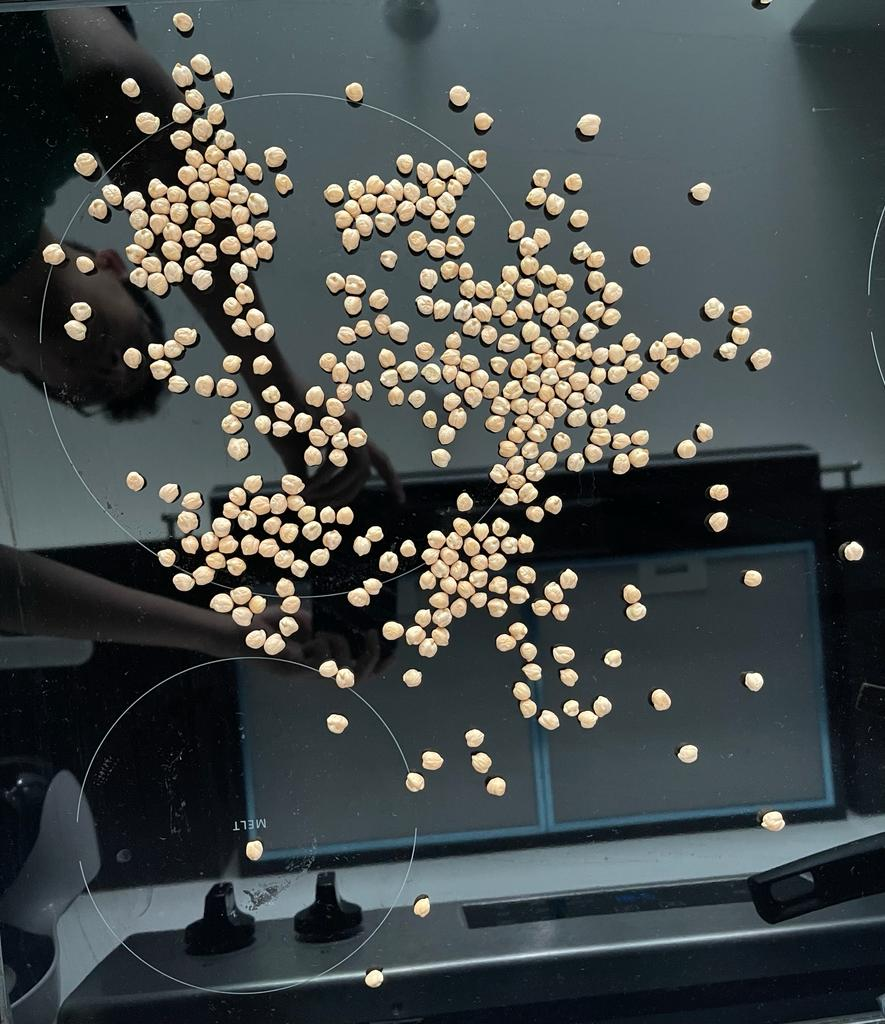
#> input picture Proyecto final/garbanzos.jpeg, 885 x 1024 px
$ jupyter execute 'Proyecto final.ipynb'
#> lines starting #> are read from the running program, lines starting #| are printed output that depends on the picture; after the words box and inside, x2 and y2 are one past the last pixel; in counts of white or black regions, pixels touching at a corner belong together
# Proyecto final - Conteo de granos mediante visión por comptuadora
## Text Mining & Image Recognition, Seccion L
### David Tejeda - 9170350
### Juan Hernández - 9710120
### Mario Tabarini - 22000349

[cell 1]
# Se importan librerías necesarias para análisis de imagenes y manipulación de datos
import cv2
import numpy as np
import matplotlib.pyplot as plt

from scipy import ndimage
from skimage import filters, feature, measure, color
from skimage.segmentation import watershed

[cell 2]
def show(image,x=30,y=10): # Función para automatizar la impresión de imagenes
  plt.figure(figsize=(x,y))
  plt.imshow(image,cmap="gray")

### Importación de imagen original

[cell 3]
img_color = cv2.imread('garbanzos.jpeg') # Se importa imagen en escala de grises
#> img_color is the input picture: shape (1024, 885, 3); mean B, G, R 75, 75.6, 70.1
image = cv2.cvtColor(img_color, cv2.COLOR_BGR2GRAY)

show(image)

### Pre-procesamiento de la imagen

### Umbralización

[cell 4]
th, thresh_img = cv2.threshold(image, 120, 255, cv2.THRESH_BINARY) # Se binariza la imagen
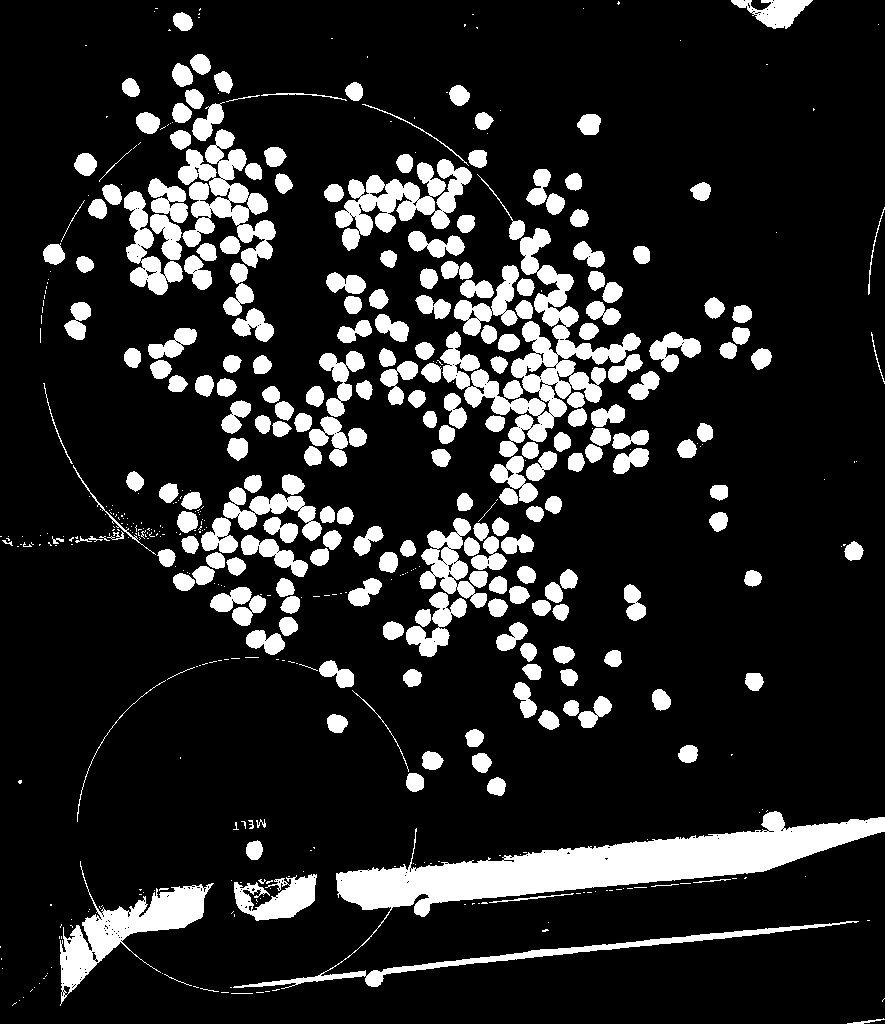
#> thresh_img: shape (1024, 885); 15.2% white; 514 white regions (283 under 20 px), largest, box (x1, y1, x2, y2) and area: (233, 811, 885, 989) 24099, (440, 228, 641, 457) 10956, (60, 861, 214, 1006) 5839
show(thresh_img)

### Remoción de ruido mediante erosión y dilatación

[cell 5]
kernel = np.ones((3),np.uint8) # Se divide la imagen en un kernel de tres columnas y una fila
clear_image = cv2.morphologyEx(thresh_img,cv2.MORPH_OPEN, kernel, iterations=8) # Función que permite erosionar la imagen y dilatarla, en 8 iteraciones para eliminar ruido
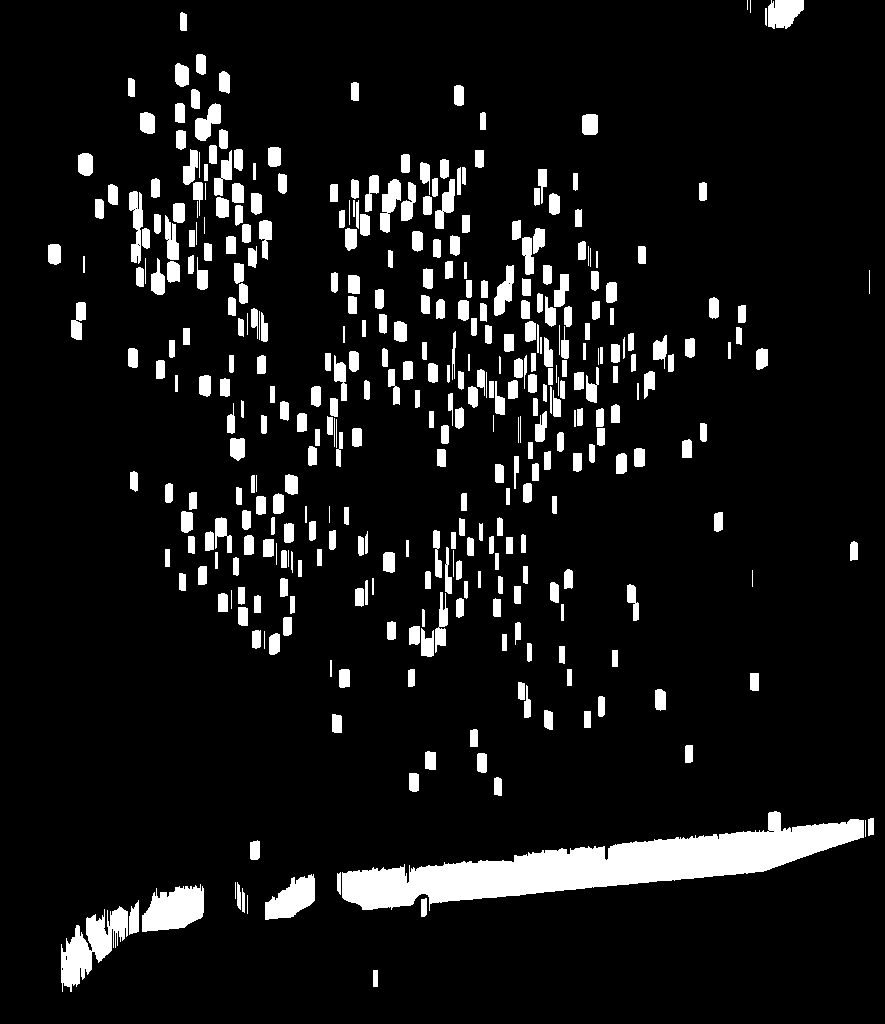
#> clear_image: shape (1024, 885); 8.9% white; 380 white regions (19 under 20 px)

show(clear_image)

### Determinación de contornos y conteo de granos

[cell 6]
contours, hierarchy = cv2.findContours(clear_image, cv2.RETR_EXTERNAL, cv2.CHAIN_APPROX_SIMPLE) # Se determinan los contornos externos (RETR_EXTERNAL) para contar granos
#> contours = 380 contours, 50 with area under 20; largest, box (x1, y1, x2, y2) and area: (342, 811, 864, 911) 18916, (61, 906, 128, 992) 2316, (142, 884, 204, 932) 2002, (265, 874, 315, 920) 1308, (768, 0, 804, 29) 748

img_copy = image.copy() # Se hace copia de la imagen para no afectar la original
img=cv2.drawContours(img_copy, contours, -1, (255, 0, 0), 2) # Se dibujan contornos sobre imagen nueva

font = cv2.FONT_HERSHEY_SIMPLEX
for i, c in enumerate(contours): # Ciclo para asignar número a cada grano de arroz
    area = cv2.contourArea(c) # Cálculo del área del contorno
    if area > 0:
        M = cv2.moments(c) # Se determina el centroide del contorno
        cx = int(M['m10'] / M['m00'])
        cy = int(M['m01'] / M['m00'])
        cv2.putText(img_copy, str(i+1), (cx, cy), font, 0.5, (0, 0, 255), 1)  # Se escribe el número en el centroide
#> this loop made 380 passes
#> (c, area, cx, cy) on passes 1, 23, 30, 34, 37, 48: ([[373, 970], [373, 986], [377, 986], [377, 970]], 64, 375, 978), ([[584, 711], [584, 727], [590, 727], [590, 711]], 96, 587, 719), ([[567, 669], [567, 685], [571, 685], [571, 669]], 64, 569, 677), ([[612, 650], [612, 666], [617, 666], [617, 650]], 80, 614, 658), ([[502, 634], [502, 650], [506, 650], [506, 634]], 64, 504, 642), ([[561, 604], [561, 620], [563, 620], [563, 604]], 32, 562, 612)
#> (area, cx, cy) on passes 2, 3, 4, 6, 7, 8: (2316, 90, 945), (225, 133, 919), (84.5, 423, 907), (38.5, 242, 901), (2002.5, 173, 909), (62, 238, 896)
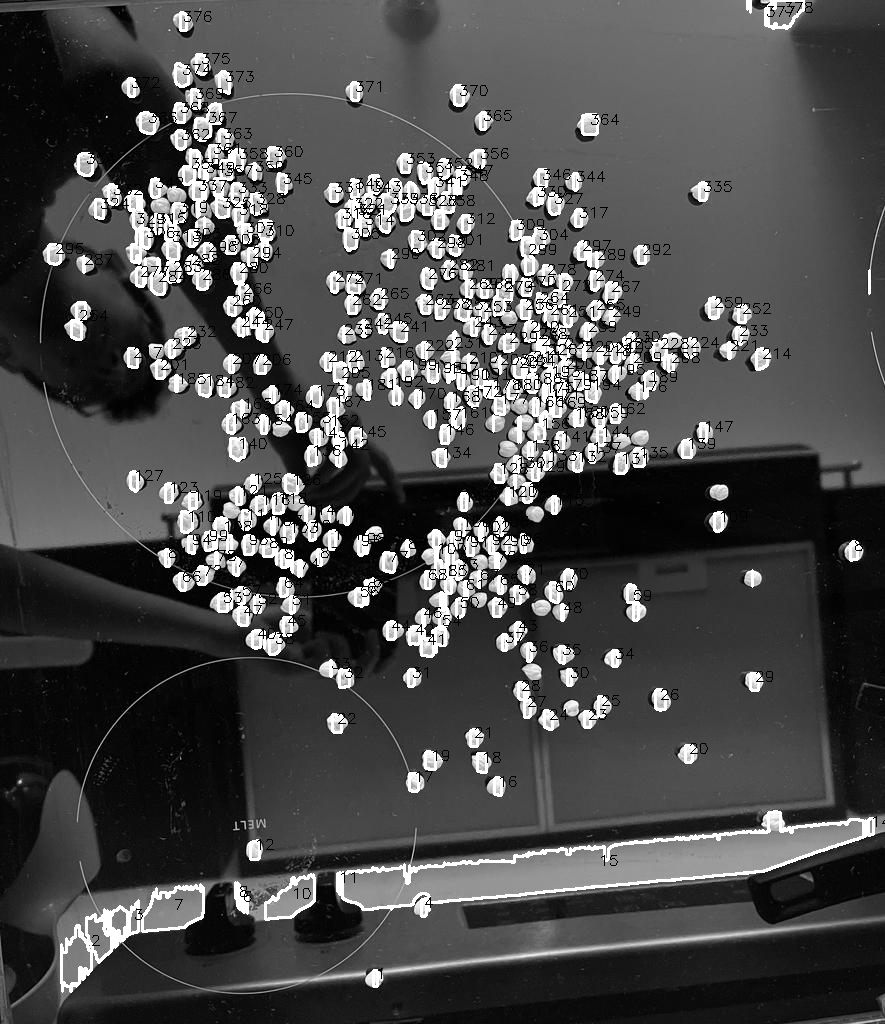
#> img_copy: shape (1024, 885); min 0, max 255, mean 76.4

show(img_copy) # Se muestra la imagen con sus contornos y números

print(f'El número de granos es: {len(contours)}') # Se indica la cantidad de granos determinada
#| El número de granos es: 380

### Solución a detección de granos en contacto mediante algoritmo WaterShed

[cell 7]
dist_trans = ndimage.distance_transform_edt(clear_image) # Se aplica función para computar la distancia entre puntos no-negativos (que no son el background de la imagen) al negativo/background más cercano

local_max = feature.peak_local_max(dist_trans, min_distance=11) # Se aplica función peak_local_max para obtener las coordenadas de los valores máximos locales de la imagen. El parámetro min_distance=11 se determinó de forma empírica, indica una distancia mínima entre máximos de 11 pixeles
#> local_max = 464 pairs, first value 11 to 983, second value 54 to 869


local_max_mask = np.zeros(dist_trans.shape, dtype=bool) # Se marcan los máximos locales detectados en dist_trans como valores true y todos los demás valores como false
local_max_mask[tuple(local_max.T)] = True

labels = watershed(-dist_trans, measure.label(local_max_mask), mask=clear_image) # Se aplica algoritmo watershed con base en la imagen original y los máximos locales determinados para separar los granos pegados
#> labels: shape (1024, 885) int32; 465 distinct labels, from 0 to 464
#> local_max_mask: shape (1024, 885) bool; 0.05% white in thin lines or dots, all inside (x1, y1, x2, y2) = (54, 11, 870, 984)

#### Impresión de imagen coloreada para cada label obtenido de WaterShed

[cell 8]
plt.figure(figsize=(30,10))
plt.imshow(color.label2rgb(labels, bg_label=0))
print("El número de granos es: %d" % labels.max())
#| El número de granos es: 464
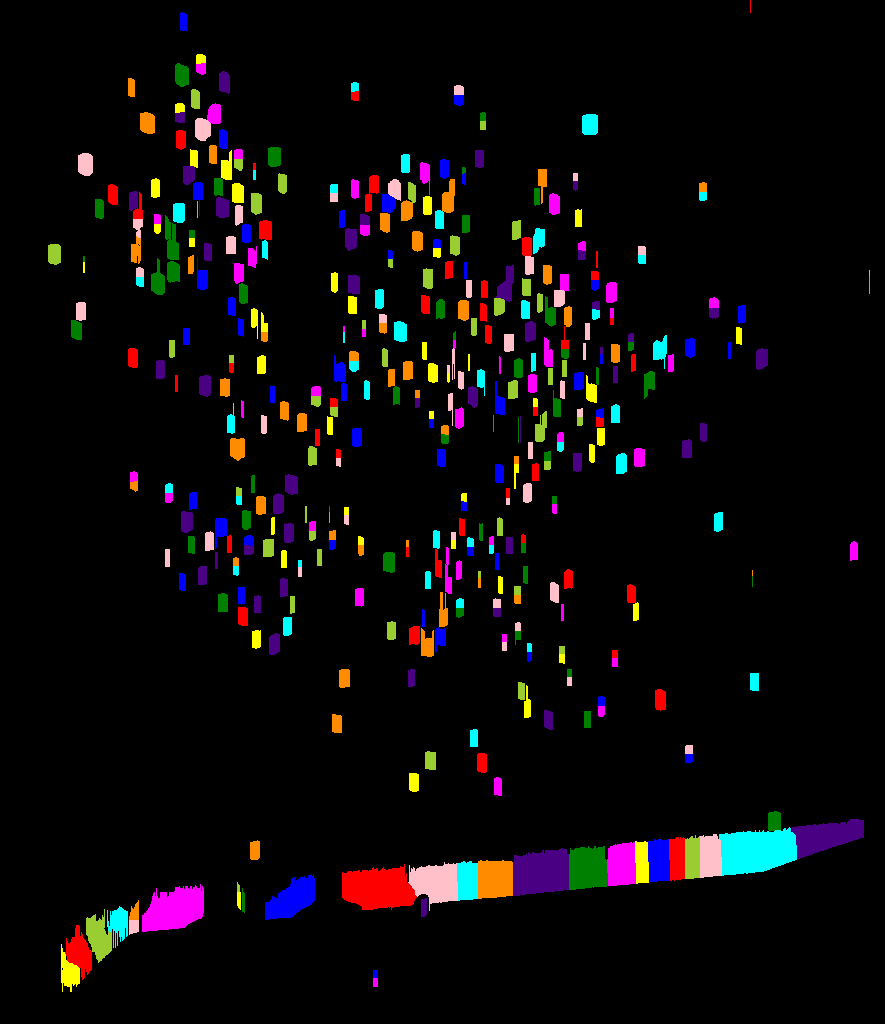
#> shown: shape (1024, 885, 3) float64; mean R, G, B 0.0478, 0.036, 0.0407
